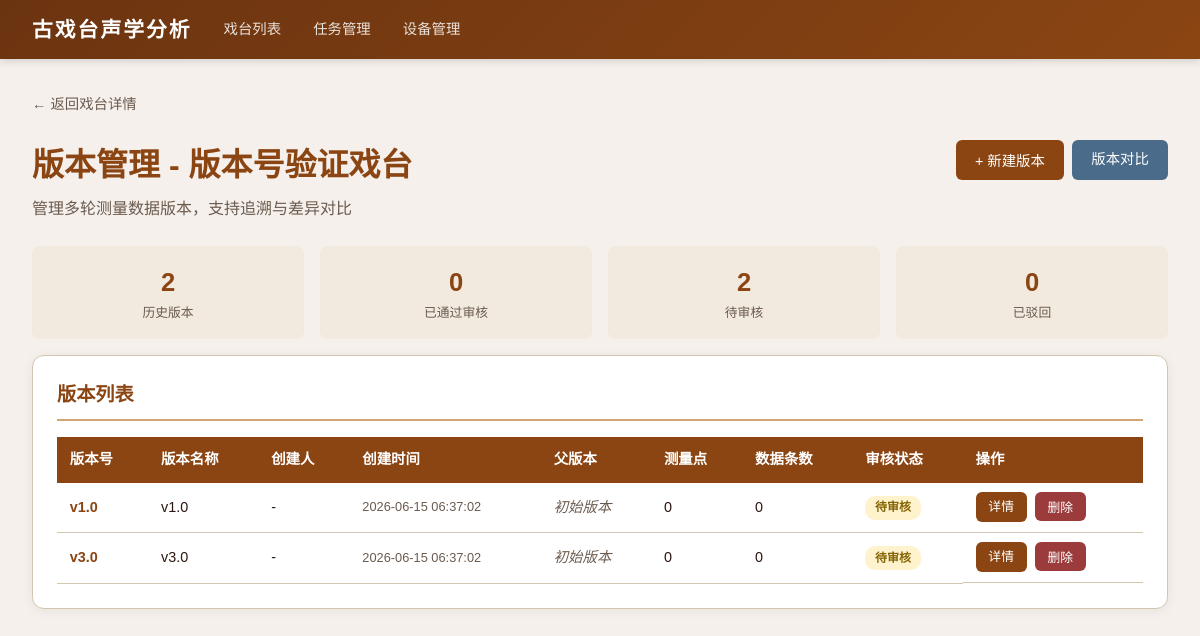
Page /stages/9/versions on the committed database.
### tables this page shows
CREATE TABLE stages (
            id INTEGER PRIMARY KEY AUTOINCREMENT,
            name TEXT NOT NULL,
            location TEXT NOT NULL DEFAULT '',
            description TEXT NOT NULL DEFAULT '',
            plan_width REAL NOT NULL DEFAULT 20.0,
            plan_height REAL NOT NULL DEFAULT 15.0,
            created_at TIMESTAMP DEFAULT CURRENT_TIMESTAMP
        );

CREATE TABLE measurement_versions (
            id INTEGER PRIMARY KEY AUTOINCREMENT,
            stage_id INTEGER NOT NULL,
            version_number TEXT NOT NULL,
            version_name TEXT NOT NULL DEFAULT '',
            created_by TEXT NOT NULL DEFAULT '',
            update_time TIMESTAMP DEFAULT CURRENT_TIMESTAMP,
            modification_description TEXT NOT NULL DEFAULT '',
            data_source TEXT NOT NULL DEFAULT '',
            review_status TEXT NOT NULL DEFAULT 'pending',
            reviewed_by TEXT NOT NULL DEFAULT '',
            review_time TIMESTAMP,
            review_comment TEXT NOT NULL DEFAULT '',
            parent_version_id INTEGER,
            session_id INTEGER,
            conclusion_snapshot TEXT NOT NULL DEFAULT '',
            created_at TIMESTAMP DEFAULT CURRENT_TIMESTAMP,
            FOREIGN KEY (stage_id) REFERENCES stages(id) ON DELETE CASCADE,
            FOREIGN KEY (parent_version_id) REFERENCES measurement_versions(id) ON DELETE SET NULL,
            FOREIGN KEY (session_id) REFERENCES measurement_sessions(id) ON DELETE SET NULL,
            UNIQUE(stage_id, version_number)
        );

### app/routers/versions.py (the view)
@router.get("/stages/{stage_id}/versions", response_class=HTMLResponse)
def version_list(request: Request, stage_id: int, db=Depends(get_db)):
    cursor = db.cursor()
    cursor.execute("SELECT * FROM stages WHERE id = ?", (stage_id,))
    stage = cursor.fetchone()
    if not stage:
        raise HTTPException(status_code=404, detail="戏台不存在")
    stage = dict(stage)
    cursor.execute("""
        SELECT mv.*,
            (SELECT COUNT(*) FROM version_point_snapshots WHERE version_id = mv.id) as point_count,
            (SELECT COUNT(*) FROM version_acoustic_snapshots WHERE version_id = mv.id) as data_count,
            pv.version_number as parent_version_number
        FROM measurement_versions mv
        LEFT JOIN measurement_versions pv ON mv.parent_version_id = pv.id
        WHERE mv.stage_id = ?
        ORDER BY mv.created_at DESC
    """, (stage_id,))
    versions = [dict(row) for row in cursor.fetchall()]
    status_map = {
        "pending": "待审核",
        "approved": "已通过",
        "rejected": "已驳回"
    }
    for v in versions:
        v["review_status_text"] = status_map.get(v["review_status"], v["review_status"])
    cursor.execute("""
        SELECT ms.id, ms.singer_position, ms.audience_count, ms.door_window_state, ms.created_at
        FROM measurement_sessions ms
        WHERE ms.stage_id = ?
        ORDER BY ms.created_at DESC
    """, (stage_id,))
    sessions = [dict(row) for row in cursor.fetchall()]
    return templates.TemplateResponse("version_list.html", {
        "request": request, "stage": stage, "versions": versions, "sessions": sessions
    })

### app/templates/version_list.html (shortened to what this page needs)
{% extends "base.html" %}
{% block content %}
<div style="margin-bottom:1.5rem;">
    <a href="/stages/{{ stage.id }}" style="color:var(--text-light);text-decoration:none;font-size:0.9rem;">← 返回戏台详情</a>
</div>
<div style="display:flex;justify-content:space-between;align-items:flex-start;margin-bottom:1.5rem;gap:1rem;flex-wrap:wrap;">
    <div>
        <h1 style="color:var(--primary);margin-bottom:0.3rem;">版本管理 - {{ stage.name }}</h1>
        <p style="color:var(--text-light);">管理多轮测量数据版本，支持追溯与差异对比</p>
    </div>
    <div class="actions">
        <button class="btn btn-primary" onclick="document.getElementById('createVersionModal').style.display='flex'">+ 新建版本</button>
        <a href="/stages/{{ stage.id }}/versions/compare" class="btn btn-info">版本对比</a>
    </div>
</div>
<div class="stat-grid">
    <div class="stat-item">
        <div class="stat-value">{{ versions|length }}</div>
        <div class="stat-label">历史版本</div>
    </div>
    <div class="stat-item">
        <div class="stat-value">{{ versions | selectattr('review_status', 'equalto', 'approved') | list | length }}</div>
        <div class="stat-label">已通过审核</div>
    </div>
    <div class="stat-item">
        <div class="stat-value">{{ versions | selectattr('review_status', 'equalto', 'pending') | list | length }}</div>
        <div class="stat-label">待审核</div>
    </div>
    <div class="stat-item">
        <div class="stat-value">{{ versions | selectattr('review_status', 'equalto', 'rejected') | list | length }}</div>
        <div class="stat-label">已驳回</div>
    </div>
</div>
<div class="card">
    <h2>版本列表</h2>
    {% if versions %}
    <table>
        <thead>
            <tr>
                <th>版本号</th>
                <th>版本名称</th>
                <th>创建人</th>
                <th>创建时间</th>
                <th>父版本</th>
                <th>测量点</th>
                <th>数据条数</th>
                <th>审核状态</th>
                <th>操作</th>
            </tr>
        </thead>
        <tbody>
            {% for v in versions %}
            <tr>
                <td style="font-weight:700;color:var(--primary);">{{ v.version_number }}</td>
                <td>{{ v.version_name or '-' }}</td>
                <td>{{ v.created_by or '-' }}</td>
                <td style="font-size:0.8rem;color:var(--text-light);">{{ v.created_at }}</td>
                <td>
                    {% if v.parent_version_number %}
                    <span class="badge badge-info">{{ v.parent_version_number }}</span>
                    {% else %}
                    <span class="missing-indicator">初始版本</span>
                    {% endif %}
                </td>
                <td>{{ v.point_count }}</td>
                <td>{{ v.data_count }}</td>
                <td>
                    {% if v.review_status == 'pending' %}
                    <span class="badge badge-warning">待审核</span>
                    {% elif v.review_status == 'approved' %}
                    <span class="badge badge-success">已通过</span>
                    {% elif v.review_status == 'rejected' %}
                    <span class="badge badge-danger">已驳回</span>
                    {% endif %}
                </td>
                <td class="actions">
                    <a href="/stages/{{ stage.id }}/versions/{{ v.id }}" class="btn btn-primary btn-sm">详情</a>
                    <form action="/stages/{{ stage.id }}/versions/{{ v.id }}/delete" method="post"
                          onsubmit="return confirm('确定删除版本 {{ v.version_number }}？此操作将同时删除所有关联快照数据。')">
                        <button type="submit" class="btn btn-danger btn-sm">删除</button>
                    </form>
                </td>
            </tr>
            {% endfor %}
        </tbody>
    </table>
    {% else %}
    <div style="text-align:center;padding:2rem;">
        <p style="color:var(--text-light);margin-bottom:1rem;">暂无历史版本</p>
        <button class="btn btn-primary" onclick="document.getElementById('createVersionModal').style.display='flex'">创建第一个版本</button>
    </div>
    {% endif %}
</div>
{% endblock %}

### app/templates/base.html (style rules this page uses)
:root { --primary: #8B4513; --primary-light: #A0522D; --primary-dark: #6B3410; --accent: #D4A574; --bg: #F5F0EB; --card-bg: #FFFFFF; --text: #2C1810; --text-light: #6B5B4F; --border: #D4C5B0; --success: #4A7C59; --warning: #C4943A; --danger: #9B3B3B; --info: #4A6B8A; }
* { margin: 0; padding: 0; box-sizing: border-box; }
body { font-family: "PingFang SC", "Microsoft YaHei", "Hiragino Sans GB", sans-serif; background: var(--bg); color: var(--text); line-height: 1.6; }
.card { background: var(--card-bg); border-radius: 12px; box-shadow: 0 2px 12px rgba(0,0,0,0.06); padding: 1.5rem; margin-bottom: 1.5rem; border: 1px solid var(--border); }
.card h2 { color: var(--primary); margin-bottom: 1rem; padding-bottom: 0.5rem; border-bottom: 2px solid var(--accent); font-size: 1.2rem; }
.btn { display: inline-block; padding: 0.5rem 1.2rem; border-radius: 6px; border: none; cursor: pointer; font-size: 0.9rem; text-decoration: none; transition: all 0.2s; font-family: inherit; }
.btn-primary { background: var(--primary); color: white; }
.btn-danger { background: var(--danger); color: white; }
.btn-info { background: var(--info); color: white; }
.btn-sm { padding: 0.3rem 0.8rem; font-size: 0.8rem; }
form { display: inline; }
table { width: 100%; border-collapse: collapse; font-size: 0.9rem; }
table th { background: var(--primary); color: white; padding: 0.7rem 0.8rem; text-align: left; font-weight: 600; }
table td { padding: 0.6rem 0.8rem; border-bottom: 1px solid var(--border); }
.badge { display: inline-block; padding: 0.15rem 0.6rem; border-radius: 10px; font-size: 0.75rem; font-weight: 600; }
.badge-warning { background: #fff3cd; color: #856404; }
.actions { display: flex; gap: 0.5rem; flex-wrap: wrap; }
.stat-grid { display: grid; grid-template-columns: repeat(auto-fit, minmax(180px, 1fr)); gap: 1rem; margin-bottom: 1rem; }
.stat-item { text-align: center; padding: 1rem; background: rgba(212,165,116,0.1); border-radius: 8px; }
.stat-value { font-size: 1.6rem; font-weight: 700; color: var(--primary); }
.stat-label { font-size: 0.8rem; color: var(--text-light); }
.missing-indicator { color: var(--text-light); font-style: italic; }

### rows in the picture
stages: name "版本号验证戏台"
measurement_versions: version_number "v1.0", version_name "v1.0", created_by "-", created_at "2026-06-15 06:37:02", point_count "0", data_count "0", review_status "待审核"
measurement_versions: version_number "v3.0", version_name "v3.0", created_by "-", created_at "2026-06-15 06:37:02", point_count "0", data_count "0", review_status "待审核"

### other values in the picture
{{ versions|length }} "2"
